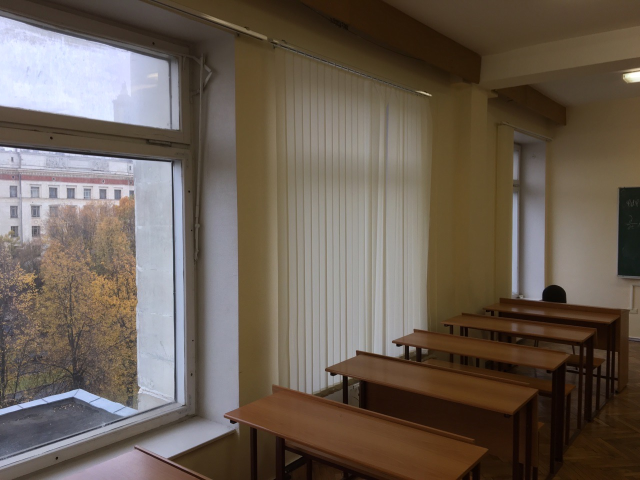
#> input picture jpeg/lowres/9_03.jpg, 1280 x 960 px (shown at 1/2 size); its folder holds 4 pictures in this run
$ python main.py   (older library calls are emulated)
#> lines starting #> are read from the running program, lines starting #| are printed output that depends on the picture
### panorama.py
import numpy as np
from numpy.linalg import norm, inv, svd
from random import sample
from skimage.feature import ORB, match_descriptors
from skimage.color import rgb2gray
from skimage.transform import warp, ProjectiveTransform
from skimage.filters import gaussian
import matplotlib.pyplot as plt

DEFAULT_TRANSFORM = ProjectiveTransform


# [5 lines left out: function show_image, not called in this run]


def find_orb(img, n_keypoints=256):
    """Find keypoints and their descriptors in image.

    img ((W, H, 3)  np.ndarray) : 3-channel image
    n_keypoints (int) : number of keypoints to find

    Returns:
        (N, 2)  np.ndarray : keypoints
        (N, 256)  np.ndarray, type=np.bool  : descriptors
    """

    descriptor_extractor = ORB(n_keypoints=n_keypoints)
    descriptor_extractor.detect_and_extract(rgb2gray(img))

    return descriptor_extractor.keypoints, descriptor_extractor.descriptors


def center_and_normalize_points(points):
    """Center the image points, such that the new coordinate system has its
    origin at the centroid of the image points.

    Normalize the image points, such that the mean distance from the points
    to the origin of the coordinate system is sqrt(2).

    points ((N, 2) np.ndarray) : the coordinates of the image points

    Returns:
        (3, 3) np.ndarray : the transformation matrix to obtain the new points
        (N, 2) np.ndarray : the transformed image points
    """

    pointsh = np.row_stack([points.T, np.ones((points.shape[0]), )])
    point_center = np.mean(points, axis=0)
    distance_mean = np.mean(norm(points - point_center, axis=1))
    normalization_coefficient = 2 ** 0.5 / distance_mean
    matrix = np.array([[normalization_coefficient, 0, -normalization_coefficient * point_center[0]],
                       [0, normalization_coefficient, -normalization_coefficient * point_center[1]],
                       [0, 0, 1]])

    transform_pointsh = np.dot(matrix, pointsh).transpose()
    transform_points = transform_pointsh[:, :2] / transform_pointsh[:, 2, np.newaxis]

    return matrix, transform_points


def find_homography(src_keypoints, dest_keypoints):
    """Estimate homography matrix from two sets of N (4+) corresponding points.

    src_keypoints ((N, 2) np.ndarray) : source coordinates
    dest_keypoints ((N, 2) np.ndarray) : destination coordinates

    Returns:
        ((3, 3) np.ndarray) : homography matrix
    """

    src_matrix, src = center_and_normalize_points(src_keypoints)
    dest_matrix, dest = center_and_normalize_points(dest_keypoints)

    A = np.empty((2 * src.shape[0], 9))
    A[::2, :2] = -src
    A[::2, 2] = -1
    A[::2, 3:6] = 0
    A[::2, 6:8] = src * dest[:, 0, np.newaxis]
    A[::2, 8] = dest[:, 0]
    A[1::2, :3] = 0
    A[1::2, 3:5] = -src
    A[1::2, 5] = -1
    A[1::2, 6:8] = src * dest[:, 1, np.newaxis]
    A[1::2, 8] = dest[:, 1]

    _, _, V = svd(A)
    H = V[-1].reshape(3, 3)
    homography_matrix = inv(dest_matrix).dot(H).dot(src_matrix)

    return homography_matrix


def ransac_transform(src_keypoints, src_descriptors, dest_keypoints, dest_descriptors,
                     max_trials=512, residual_threshold=3, return_matches=False):
    """Match keypoints of 2 images and find ProjectiveTransform using RANSAC algorithm.

    src_keypoints ((N, 2) np.ndarray) : source coordinates
    src_descriptors ((N, 256) np.ndarray) : source descriptors
    dest_keypoints ((N, 2) np.ndarray) : destination coordinates
    dest_descriptors ((N, 256) np.ndarray) : destination descriptors
    max_trials (int) : maximum number of iterations for random sample selection.
    residual_threshold (float) : maximum distance for a data point to be classified as an inlier.
    return_matches (bool) : if True function returns matches

    Returns:
        skimage.transform.ProjectiveTransform : transform of source image to destination image
        (Optional)(N, 2) np.ndarray : inliers' indexes of source and destination images
    """

    matches = match_descriptors(src_descriptors, dest_descriptors)
    homography_matrix, num_points = None, 4
    best_inliers, best_inlier_num, best_residual_sum = None, 0, np.inf

    for _ in range(max_trials):
        random_points_index = sample(range(matches.shape[0]), num_points)
        src_random_points = src_keypoints[matches[random_points_index, 0]]
        dest_random_points = dest_keypoints[matches[random_points_index, 1]]

        homography_matrix = find_homography(src_random_points, dest_random_points)

        residual = norm(dest_keypoints[matches[:, 1]] -
                        ProjectiveTransform(homography_matrix)(src_keypoints[matches[:, 0]]), axis=1)
        inliers = matches[residual < residual_threshold]
        inliers_num = inliers.shape[0]
        residual_sum = np.mean(residual)

        if inliers_num > best_inlier_num or \
                inliers_num == best_inlier_num and residual_sum < best_residual_sum:
            best_inliers = inliers
            best_inlier_num = inliers_num
            best_residual_sum = residual_sum

    src_inliers = src_keypoints[best_inliers[:, 0]]
    dst_inliers = dest_keypoints[best_inliers[:, 1]]
    homography_matrix = find_homography(src_inliers, dst_inliers)

    if return_matches:
        return ProjectiveTransform(homography_matrix), best_inliers
    else:
        return ProjectiveTransform(homography_matrix)


def find_simple_center_warps(forward_transforms):
    """Find transformations that transform each image to plane of the central image.

    forward_transforms (Tuple[N]) : - pairwise transformations

    Returns:
        Tuple[N + 1] : transformations to the plane of central image
    """

    image_count = len(forward_transforms) + 1
    center_index = (image_count - 1) // 2

    result = [None] * image_count
    result[center_index] = DEFAULT_TRANSFORM()
    for i in range(center_index - 1, -1, -1):
        result[i] = forward_transforms[i] + result[i + 1]
    for i in range(center_index + 1, image_count):
        forward_transforms[i - 1].params = inv(forward_transforms[i - 1].params)
        result[i] = forward_transforms[i - 1] + result[i - 1]

    return tuple(result)


def get_corners(image_collection, center_warps):
    """Get corners' coordinates after transformation."""

    for img, transform in zip(image_collection, center_warps):
        height, width, _ = img.shape
        corners = np.array([[0, 0],
                            [height, 0],
                            [height, width],
                            [0, width]])

        yield transform(corners)[:, ::-1]


def get_min_max_coords(corners):
    """Get minimum and maximum coordinates of corners."""
    corners = np.concatenate(corners)
    return corners.min(axis=0), corners.max(axis=0)


def get_final_center_warps(image_collection, simple_center_warps):
    """Find final transformations.

    image_collection (Tuple[N]) : list of all images
    simple_center_warps (Tuple[N])  : transformations unadjusted for shift

    Returns:
        Tuple[N] : final transformations
    """

    corners = tuple(get_corners(image_collection, simple_center_warps))
    min_coords, max_coords = get_min_max_coords(corners)
    output_shape = (max_coords[1] - min_coords[1], max_coords[0] - min_coords[0])
    shift_matrix = np.array([[1, 0, -1 * min_coords[1]],
                             [0, 1, -1 * min_coords[0]],
                             [0, 0, 1]])

    for transform in simple_center_warps:
        transform.params = shift_matrix.dot(transform.params)

    return simple_center_warps, output_shape


# [100 lines left out: functions rotate_transform_matrix, warp_image, merge_pano, get_gaussian_pyramid, get_laplacian_pyramid, merge_laplacian_pyramid, not called in this run]


def increase_contrast(image_collection):
    """Increase contrast of the images in collection"""

    result = []
    for img in image_collection:
        img = img.copy()
        for i in range(img.shape[-1]):
            img[:, :, i] -= img[:, :, i].min()
            img[:, :, i] /= img[:, :, i].max()
        result.append(img)

    return result


# [9 lines left out: function get_3D_merge_mask, not called in this run]


def gaussian_merge_pano(image_collection, final_center_warps, output_shape,
                        n_layers=4, image_sigma=3, merge_sigma=10):
    """ Merge the whole panorama using Laplacian pyramid

    image_collection (Tuple[N]) : list of all images
    final_center_warps (Tuple[N])  : transformations
    output_shape (float, float) : shape of the final pano
    n_layers (int) : number of layers in Laplacian pyramid
    image_sigma (int) :  sigma for Gaussian filter for images
    merge_sigma (int) : sigma for Gaussian filter for masks

    Returns:
        (output_shape) np.ndarray: final pano
    """

    contrast_image_collection = increase_contrast(image_collection)
    final_pano, result_mask = warp_image(contrast_image_collection[0], final_center_warps[0], output_shape)
    for image, transform in zip(contrast_image_collection[1:], final_center_warps[1:]):
        w_image, w_mask = warp_image(image, transform, output_shape)
        merge_mask = get_3D_merge_mask(result_mask, w_mask)

        pyr_gss_merge_mask = get_gaussian_pyramid(merge_mask, n_layers, merge_sigma)
        pyr_lap_pano = get_laplacian_pyramid(final_pano, n_layers, image_sigma)
        pyr_lap_w_image = get_laplacian_pyramid(w_image, n_layers, image_sigma)

        result_laplacian_pyramid = [img1 * (1 - mask) + img2 * mask for img1, img2, mask
                                    in zip(pyr_lap_pano, pyr_lap_w_image, pyr_gss_merge_mask)]
        final_pano = np.clip(merge_laplacian_pyramid(result_laplacian_pyramid), a_min=0, a_max=1)
        result_mask = result_mask | w_mask

    return (final_pano * 255).astype(np.uint8)


# [16 lines that do not run on import are left out]

### main.py
#!/usr/bin/env python3

import panorama
import plots
from skimage import io
import numpy as np

# ------------------------------------------------------------------------------------------
# Part 0
# ------------------------------------------------------------------------------------------

pano_image_collection = io.ImageCollection('jpeg/lowres/9_*.jpg',
                                           load_func=lambda f: io.imread(f).astype(np.float64) / 255)
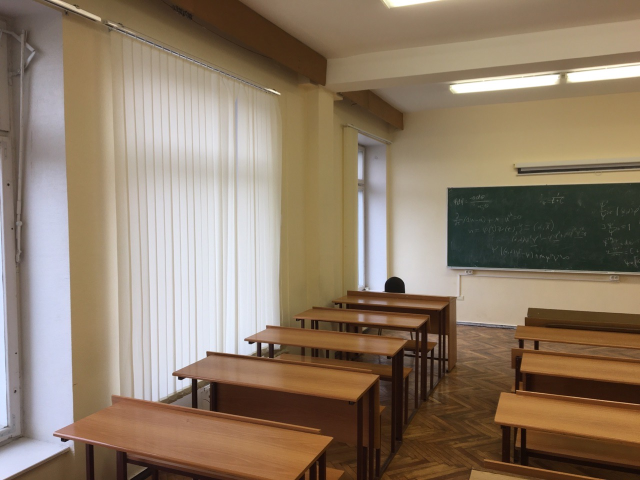
#> input picture jpeg/lowres/9_04.jpg, 1280 x 960 px (shown at 1/2 size)
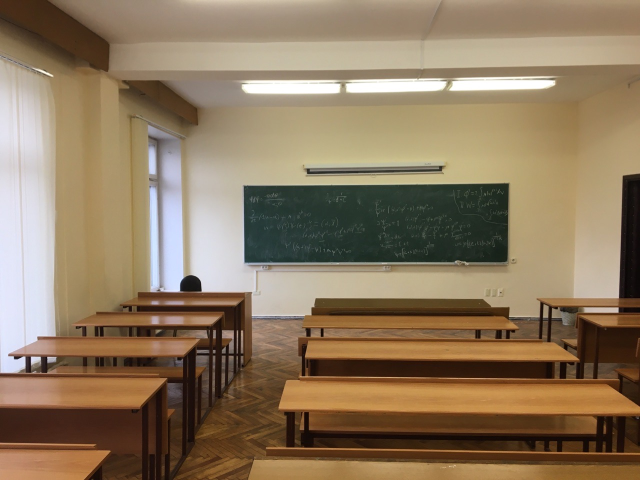
#> input picture jpeg/lowres/9_06.jpg, 1280 x 960 px (shown at 1/2 size)
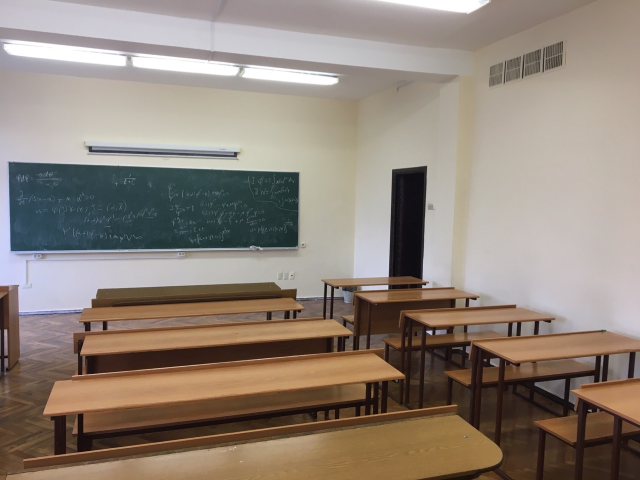
#> input picture jpeg/lowres/9_08.jpg, 1280 x 960 px (shown at 1/2 size)
#> pano_image_collection = 4 items
# plots.plot_collage(pano_image_collection, title=f"Image collection size: {len(pano_image_collection)}")


# ------------------------------------------------------------------------------------------
# Part 1
# ------------------------------------------------------------------------------------------

# img = pano_image_collection[0]
# keypoints, descriptors = panorama.find_orb(img)
#
# plots.plot_keypoints(img, keypoints)


# ------------------------------------------------------------------------------------------
# Part 2 and 3
# ------------------------------------------------------------------------------------------

# src, dest = pano_image_collection[0], pano_image_collection[1]
# src_keypoints, src_descriptors = panorama.find_orb(src)
# dest_keypoints, dest_descriptors = panorama.find_orb(dest)
#
# robust_transform, matches = panorama.ransac_transform(src_keypoints, src_descriptors, dest_keypoints, dest_descriptors, return_matches=True)
#
# plots.plot_inliers(src, dest, src_keypoints, dest_keypoints, matches)


# ------------------------------------------------------------------------------------------
# Part 4
# ------------------------------------------------------------------------------------------

keypoints, descriptors = zip(*(panorama.find_orb(img) for img in pano_image_collection))
#> in find_orb, img is the input picture: shape (960, 1280, 3); mean R, G, B 106.5, 94.5, 83.5
#> in find_orb, img is the input picture: shape (960, 1280, 3); mean R, G, B 141.7, 123.8, 104.4
#> in find_orb, img is the input picture: shape (960, 1280, 3); mean R, G, B 141.2, 120.7, 94.7
#> in find_orb, img is the input picture: shape (960, 1280, 3); mean R, G, B 144.6, 132.2, 121.3
#> keypoints = 4 point arrays, longest 256 points
forward_transforms = tuple(panorama.ransac_transform(src_kp, src_desc, dest_kp, dest_desc)
                           for src_kp, src_desc, dest_kp, dest_desc
                           in zip(keypoints[:-1], descriptors[:-1], keypoints[1:], descriptors[1:]))
#> in ransac_transform, `matches = match_descriptors(src_descriptors, dest_descriptors)`: matches = 108 pairs, first value 0 to 255, second value 0 to 252
#> in ransac_transform, `matches = match_descriptors(src_descriptors, dest_descriptors)`:
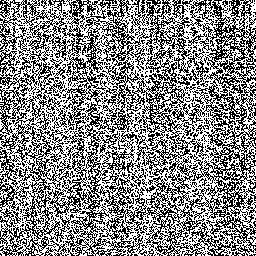
#> src_descriptors: shape (256, 256) bool; 53.8% white; black in thin lines or dots
#> the loop in ransac_transform, `for _ in range(max_trials):` made 512 passes
#> (src_random_points, dest_random_points, src_matrix in find_homography, dest_matrix in find_homography, residual_sum) on passes 1 to 2: ([[711, 711], [692.9, 805.2], [754.8, 696], [745.2, 658.8]], [[713, 412], [686, 511.5], [761.8, 396], [753.6, 354]], [[0.0272, 0, -19.74], [0, 0.0272, -19.51], [0, 0, 1]], [[0.0248, 0, -18.05], [0, 0.0248, -10.37], [0, 0, 1]], 101.6), ([[659, 828], [709.5, 720.2], [759.6, 680.8], [696.7, 806.2]], [[651, 533], [713.1, 419.2], [766.8, 376.2], [689.3, 510.1]], [[0.0213, 0, -15.05], [0, 0.0213, -16.17], [0, 0, 1]], [[0.0196, 0, -13.8], [0, 0.0196, -9], [0, 0, 1]], 115.9)
#> (src_matrix in find_homography, dest_matrix in find_homography, residual_sum, best_residual_sum) on pass 4: ([[0.00517, 0, -2.89], [0, 0.00517, -4.6], [0, 0, 1]], [[0.00556, 0, -3.13], [0, 0.00556, -3.23], [0, 0, 1]], 105.8, 105.8)
#> call 2 of ransac_transform, with src_keypoints = array of shape (256, 2), dest_keypoints = array of shape (256, 2), max_trials = 512, residual_threshold = 3, return_matches = False
#> in ransac_transform (call 2), `matches = match_descriptors(src_descriptors, dest_descriptors)`:
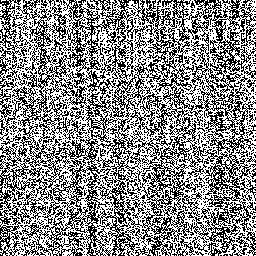
#> src_descriptors: shape (256, 256) bool; 54.6% white; black in thin lines or dots
#> call 3 of ransac_transform, with src_keypoints = array of shape (256, 2), dest_keypoints = array of shape (256, 2), max_trials = 512, residual_threshold = 3, return_matches = False
#> in ransac_transform (call 3), `matches = match_descriptors(src_descriptors, dest_descriptors)`:
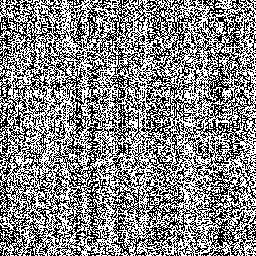
#> src_descriptors: shape (256, 256) bool; 53% white; black in thin lines or dots


simple_center_warps = panorama.find_simple_center_warps(forward_transforms)
# [5 lines of commented-out code are left out]


final_center_warps, output_shape = panorama.get_final_center_warps(pano_image_collection, simple_center_warps)
#> the loop in get_final_center_warps, `for transform in simple_center_warps:` made 4 passes
corners = tuple(panorama.get_corners(pano_image_collection, final_center_warps))

plots.plot_warps(corners, output_shape=output_shape)
#> (this line was passed over: plots is not available in this run)

# ------------------------------------------------------------------------------------------
# Part 5
# ------------------------------------------------------------------------------------------

# result = panorama.merge_pano(pano_image_collection, final_center_warps, output_shape)
#
# plots.plot_result(result)
# io.imsave('./results/base_pano.jpeg', result)

# ------------------------------------------------------------------------------------------
# Part 6
# ------------------------------------------------------------------------------------------

# img = pano_image_collection[0]
#
# laplacian_pyramid = panorama.get_laplacian_pyramid(img)
# merged_img = panorama.merge_laplacian_pyramid(laplacian_pyramid)
#
# plots.plot_gauss(img, merged_img)
# plots.plot_collage(panorama.increase_contrast(laplacian_pyramid), columns=2, rows=2)

result = panorama.gaussian_merge_pano(pano_image_collection, final_center_warps, output_shape)
#> the loop in increase_contrast, `for img in image_collection:` made 1 pass
#> (the run stopped early here; a loop or call above may not have finished)
